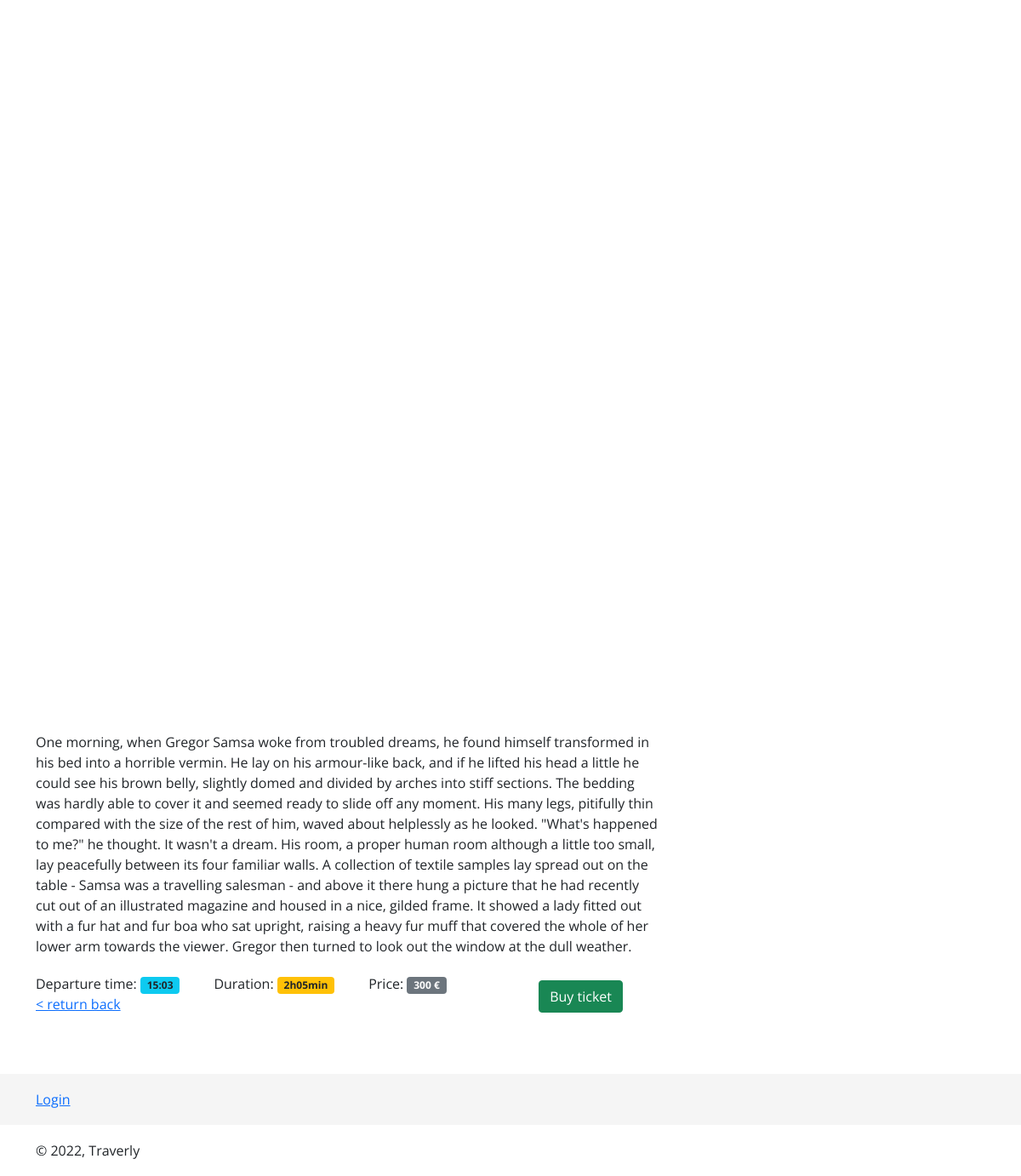
Screenshot of /index.php?page=product&id=2 with the database file from the repository.
### tables this page shows
CREATE TABLE `journey` (
  `id` int(255) NOT NULL,
  `name` varchar(512) NOT NULL,
  `price` int(255) NOT NULL,
  `season` int(255) NOT NULL,
  `description` longtext DEFAULT NULL,
  `flytime` datetime DEFAULT NULL,
  `duration` text NOT NULL,
  `date` date DEFAULT NULL
);

### index.php (called while the page is built)
<?php
$page = isset($_GET['page']) && file_exists($_GET['page'] . '.php') ? $_GET['page'] : 'home';
include $page . '.php';
?>

### classes/productProvider.php (the view, shortened to what this page needs)
<?php
class ProductProvider
{
    private $con;
    public function __construct($con)
    {
        $this->con = $con;
    }
    public function getItem($id)
    {
        $query = $this->con->prepare("SELECT id, DATE_FORMAT(flytime,'%H:%i') as formatted_time, description, duration, price FROM journey WHERE id = $id");
        $query->execute();
        $resultsHtml = "";
        while ($row = $query->fetch(PDO::FETCH_ASSOC)) {
            $formatted_time = $row["formatted_time"];
            $description = $row["description"];
            $duration = $row["duration"];
            $price = $row["price"];
            $resultsHtml .= "<div class='resultContainer'>
								<span class='description'>$description</span>
								<div class='information'>
								<div class='time'>
								Departure time: <span class='badge bg-info text-dark'>$formatted_time</span>
								</div>
								<div class='duration'>
                                Duration: <span class='badge bg-warning text-dark'>$duration</span>
                                </div>
                                <div class='price'>
                                Price: <span class='badge bg-secondary'>$price €</span>
                                </div>
                                </div>
							</div>
							";
        }
        return $resultsHtml;
    }
}
?>

### assets/css/style.css (style rules this page uses)
body { font-family: 'Open Sans', sans-serif; }
body { position: relative; padding-bottom: 100px; }
.information { display: flex; margin-top: 20px; }
.information div { margin-right: 40px; }

### rows the page displays
journey: description "One morning, when Gregor Samsa woke from troubled dreams, he found himself transformed in his bed into a horrible vermin. He lay on his armour-like back, and if he lifted his head a little he could see his brown belly, slightly domed and divided by arches into stiff sections. The bedding was hardly able to cover it and seemed ready to slide off any moment. His many legs, pitifully thin compared with the size of the rest of him, waved about helplessly as he looked. \"What's happened to me?\" he thought. It wasn't a dream. His room, a proper human room although a little too small, lay peacefully between its four familiar walls. A collection of textile samples lay spread out on the table - Samsa…", formatted_time "15:03", duration "2h05min", price "300"
